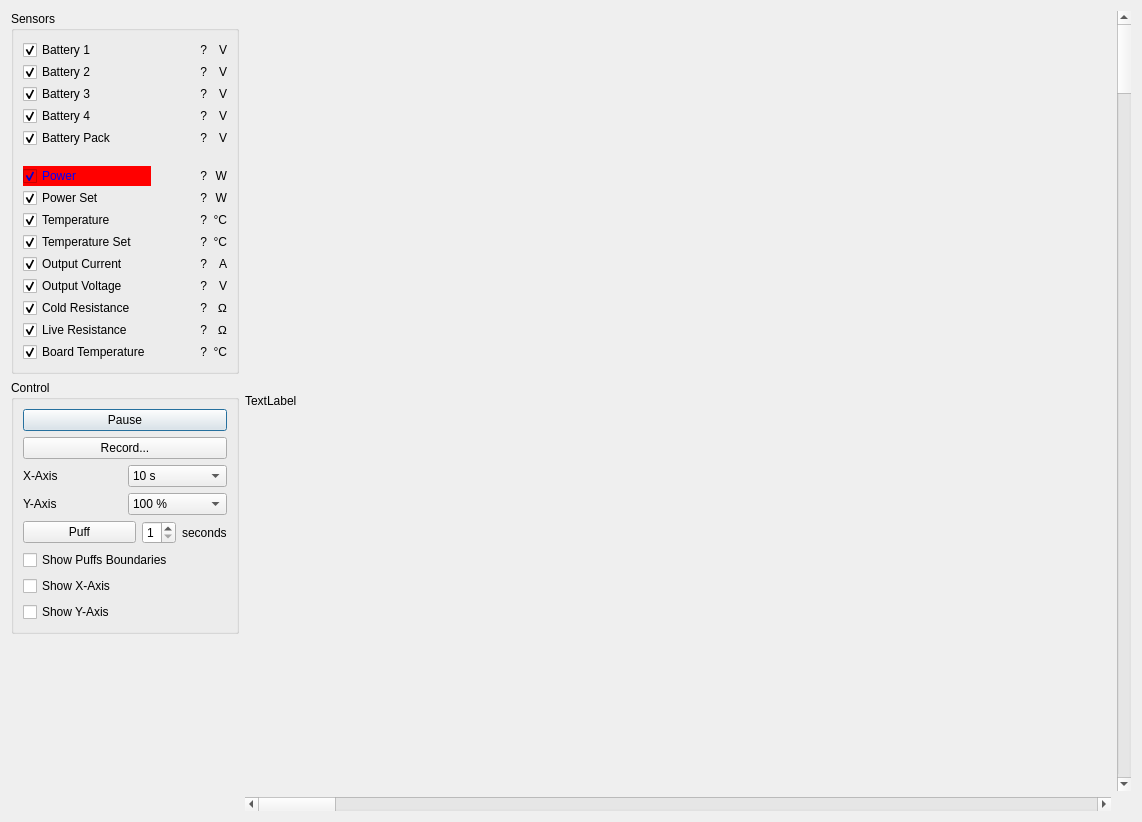
<?xml version="1.0" encoding="UTF-8"?>
<ui version="4.0">
 <class>MonitorDialog</class>
 <widget class="QDialog" name="MonitorDialog">
  <property name="geometry">
   <rect>
    <x>0</x>
    <y>0</y>
    <width>1142</width>
    <height>822</height>
   </rect>
  </property>
  <property name="windowTitle">
   <string>Dialog</string>
  </property>
  <layout class="QHBoxLayout" name="horizontalLayout_2" stretch="0,1">
   <item>
    <layout class="QVBoxLayout" name="verticalLayout_2">
     <item>
      <widget class="QGroupBox" name="groupBox">
       <property name="title">
        <string>Sensors</string>
       </property>
       <layout class="QGridLayout" name="gridLayout" columnminimumwidth="0,50,0">
        <property name="verticalSpacing">
         <number>2</number>
        </property>
        <item row="0" column="0">
         <widget class="QCheckBox" name="batt1Check">
          <property name="text">
           <string>Battery 1</string>
          </property>
          <property name="checked">
           <bool>true</bool>
          </property>
         </widget>
        </item>
        <item row="0" column="1">
         <widget class="QLabel" name="batt1Label">
          <property name="text">
           <string>?</string>
          </property>
          <property name="alignment">
           <set>Qt::AlignRight|Qt::AlignTrailing|Qt::AlignVCenter</set>
          </property>
         </widget>
        </item>
        <item row="0" column="2">
         <widget class="QLabel" name="label_30">
          <property name="text">
           <string>V</string>
          </property>
          <property name="alignment">
           <set>Qt::AlignRight|Qt::AlignTrailing|Qt::AlignVCenter</set>
          </property>
         </widget>
        </item>
        <item row="1" column="0">
         <widget class="QCheckBox" name="batt2Check">
          <property name="text">
           <string>Battery 2</string>
          </property>
          <property name="checked">
           <bool>true</bool>
          </property>
         </widget>
        </item>
        <item row="1" column="1">
         <widget class="QLabel" name="batt2Label">
          <property name="text">
           <string>?</string>
          </property>
          <property name="alignment">
           <set>Qt::AlignRight|Qt::AlignTrailing|Qt::AlignVCenter</set>
          </property>
         </widget>
        </item>
        <item row="1" column="2">
         <widget class="QLabel" name="batt2UnitLabel">
          <property name="text">
           <string>V</string>
          </property>
          <property name="alignment">
           <set>Qt::AlignRight|Qt::AlignTrailing|Qt::AlignVCenter</set>
          </property>
         </widget>
        </item>
        <item row="2" column="0">
         <widget class="QCheckBox" name="batt3Check">
          <property name="text">
           <string>Battery 3</string>
          </property>
          <property name="checked">
           <bool>true</bool>
          </property>
         </widget>
        </item>
        <item row="2" column="1">
         <widget class="QLabel" name="batt3Label">
          <property name="text">
           <string>?</string>
          </property>
          <property name="alignment">
           <set>Qt::AlignRight|Qt::AlignTrailing|Qt::AlignVCenter</set>
          </property>
         </widget>
        </item>
        <item row="2" column="2">
         <widget class="QLabel" name="batt3UnitLabel">
          <property name="text">
           <string>V</string>
          </property>
          <property name="alignment">
           <set>Qt::AlignRight|Qt::AlignTrailing|Qt::AlignVCenter</set>
          </property>
         </widget>
        </item>
        <item row="3" column="0">
         <widget class="QCheckBox" name="batt4Check">
          <property name="text">
           <string>Battery 4</string>
          </property>
          <property name="checked">
           <bool>true</bool>
          </property>
         </widget>
        </item>
        <item row="3" column="1">
         <widget class="QLabel" name="batt4Label">
          <property name="text">
           <string>?</string>
          </property>
          <property name="alignment">
           <set>Qt::AlignRight|Qt::AlignTrailing|Qt::AlignVCenter</set>
          </property>
         </widget>
        </item>
        <item row="3" column="2">
         <widget class="QLabel" name="batt4UnitLabel">
          <property name="text">
           <string>V</string>
          </property>
          <property name="alignment">
           <set>Qt::AlignRight|Qt::AlignTrailing|Qt::AlignVCenter</set>
          </property>
         </widget>
        </item>
        <item row="4" column="0">
         <widget class="QCheckBox" name="battPackCheck">
          <property name="text">
           <string>Battery Pack</string>
          </property>
          <property name="checked">
           <bool>true</bool>
          </property>
         </widget>
        </item>
        <item row="4" column="1">
         <widget class="QLabel" name="battPackLabel">
          <property name="text">
           <string>?</string>
          </property>
          <property name="alignment">
           <set>Qt::AlignRight|Qt::AlignTrailing|Qt::AlignVCenter</set>
          </property>
         </widget>
        </item>
        <item row="4" column="2">
         <widget class="QLabel" name="label_36">
          <property name="text">
           <string>V</string>
          </property>
          <property name="alignment">
           <set>Qt::AlignRight|Qt::AlignTrailing|Qt::AlignVCenter</set>
          </property>
         </widget>
        </item>
        <item row="5" column="0">
         <widget class="QLabel" name="label_6">
          <property name="text">
           <string/>
          </property>
         </widget>
        </item>
        <item row="6" column="0">
         <widget class="QCheckBox" name="powerCheck">
          <property name="styleSheet">
           <string notr="true">QCheckBox { background-color : red; color : blue; }</string>
          </property>
          <property name="text">
           <string>Power</string>
          </property>
          <property name="checked">
           <bool>true</bool>
          </property>
         </widget>
        </item>
        <item row="6" column="1">
         <widget class="QLabel" name="powerLabel">
          <property name="text">
           <string>?</string>
          </property>
          <property name="alignment">
           <set>Qt::AlignRight|Qt::AlignTrailing|Qt::AlignVCenter</set>
          </property>
         </widget>
        </item>
        <item row="6" column="2">
         <widget class="QLabel" name="label_37">
          <property name="text">
           <string>W</string>
          </property>
          <property name="alignment">
           <set>Qt::AlignRight|Qt::AlignTrailing|Qt::AlignVCenter</set>
          </property>
         </widget>
        </item>
        <item row="7" column="0">
         <widget class="QCheckBox" name="powerSetCheck">
          <property name="text">
           <string>Power Set</string>
          </property>
          <property name="checked">
           <bool>true</bool>
          </property>
         </widget>
        </item>
        <item row="7" column="1">
         <widget class="QLabel" name="powerSetLabel">
          <property name="text">
           <string>?</string>
          </property>
          <property name="alignment">
           <set>Qt::AlignRight|Qt::AlignTrailing|Qt::AlignVCenter</set>
          </property>
         </widget>
        </item>
        <item row="7" column="2">
         <widget class="QLabel" name="label_38">
          <property name="text">
           <string>W</string>
          </property>
          <property name="alignment">
           <set>Qt::AlignRight|Qt::AlignTrailing|Qt::AlignVCenter</set>
          </property>
         </widget>
        </item>
        <item row="8" column="0">
         <widget class="QCheckBox" name="tempCheck">
          <property name="text">
           <string>Temperature</string>
          </property>
          <property name="checked">
           <bool>true</bool>
          </property>
         </widget>
        </item>
        <item row="8" column="1">
         <widget class="QLabel" name="tempLabel">
          <property name="text">
           <string>?</string>
          </property>
          <property name="alignment">
           <set>Qt::AlignRight|Qt::AlignTrailing|Qt::AlignVCenter</set>
          </property>
         </widget>
        </item>
        <item row="8" column="2">
         <widget class="QLabel" name="tempUnit1Label">
          <property name="text">
           <string>°C</string>
          </property>
          <property name="alignment">
           <set>Qt::AlignRight|Qt::AlignTrailing|Qt::AlignVCenter</set>
          </property>
         </widget>
        </item>
        <item row="9" column="0">
         <widget class="QCheckBox" name="tempSetCheck">
          <property name="text">
           <string>Temperature Set</string>
          </property>
          <property name="checked">
           <bool>true</bool>
          </property>
         </widget>
        </item>
        <item row="9" column="1">
         <widget class="QLabel" name="tempSetLabel">
          <property name="text">
           <string>?</string>
          </property>
          <property name="alignment">
           <set>Qt::AlignRight|Qt::AlignTrailing|Qt::AlignVCenter</set>
          </property>
         </widget>
        </item>
        <item row="9" column="2">
         <widget class="QLabel" name="tempUnit2Label">
          <property name="text">
           <string>°C</string>
          </property>
          <property name="alignment">
           <set>Qt::AlignRight|Qt::AlignTrailing|Qt::AlignVCenter</set>
          </property>
         </widget>
        </item>
        <item row="10" column="0">
         <widget class="QCheckBox" name="outCurrCheck">
          <property name="text">
           <string>Output Current</string>
          </property>
          <property name="checked">
           <bool>true</bool>
          </property>
         </widget>
        </item>
        <item row="10" column="1">
         <widget class="QLabel" name="outCurrLabel">
          <property name="text">
           <string>?</string>
          </property>
          <property name="alignment">
           <set>Qt::AlignRight|Qt::AlignTrailing|Qt::AlignVCenter</set>
          </property>
         </widget>
        </item>
        <item row="10" column="2">
         <widget class="QLabel" name="label_41">
          <property name="text">
           <string>A</string>
          </property>
          <property name="alignment">
           <set>Qt::AlignRight|Qt::AlignTrailing|Qt::AlignVCenter</set>
          </property>
         </widget>
        </item>
        <item row="11" column="0">
         <widget class="QCheckBox" name="outVoltCheck">
          <property name="text">
           <string>Output Voltage</string>
          </property>
          <property name="checked">
           <bool>true</bool>
          </property>
         </widget>
        </item>
        <item row="11" column="1">
         <widget class="QLabel" name="outVoltLabel">
          <property name="text">
           <string>?</string>
          </property>
          <property name="alignment">
           <set>Qt::AlignRight|Qt::AlignTrailing|Qt::AlignVCenter</set>
          </property>
         </widget>
        </item>
        <item row="11" column="2">
         <widget class="QLabel" name="label_42">
          <property name="text">
           <string>V</string>
          </property>
          <property name="alignment">
           <set>Qt::AlignRight|Qt::AlignTrailing|Qt::AlignVCenter</set>
          </property>
         </widget>
        </item>
        <item row="12" column="0">
         <widget class="QCheckBox" name="coldResCheck">
          <property name="text">
           <string>Cold Resistance</string>
          </property>
          <property name="checked">
           <bool>true</bool>
          </property>
         </widget>
        </item>
        <item row="12" column="1">
         <widget class="QLabel" name="coldResLabel">
          <property name="text">
           <string>?</string>
          </property>
          <property name="alignment">
           <set>Qt::AlignRight|Qt::AlignTrailing|Qt::AlignVCenter</set>
          </property>
         </widget>
        </item>
        <item row="12" column="2">
         <widget class="QLabel" name="label_31">
          <property name="text">
           <string>Ω</string>
          </property>
          <property name="alignment">
           <set>Qt::AlignRight|Qt::AlignTrailing|Qt::AlignVCenter</set>
          </property>
         </widget>
        </item>
        <item row="13" column="0">
         <widget class="QCheckBox" name="liveResCheck">
          <property name="text">
           <string>Live Resistance</string>
          </property>
          <property name="checked">
           <bool>true</bool>
          </property>
         </widget>
        </item>
        <item row="13" column="1">
         <widget class="QLabel" name="liveResLabel">
          <property name="text">
           <string>?</string>
          </property>
          <property name="alignment">
           <set>Qt::AlignRight|Qt::AlignTrailing|Qt::AlignVCenter</set>
          </property>
         </widget>
        </item>
        <item row="13" column="2">
         <widget class="QLabel" name="label_32">
          <property name="text">
           <string>Ω</string>
          </property>
          <property name="alignment">
           <set>Qt::AlignRight|Qt::AlignTrailing|Qt::AlignVCenter</set>
          </property>
         </widget>
        </item>
        <item row="14" column="0">
         <widget class="QCheckBox" name="boardTempCheck">
          <property name="text">
           <string>Board Temperature</string>
          </property>
          <property name="checked">
           <bool>true</bool>
          </property>
         </widget>
        </item>
        <item row="14" column="1">
         <widget class="QLabel" name="boardTempLabel">
          <property name="text">
           <string>?</string>
          </property>
          <property name="alignment">
           <set>Qt::AlignRight|Qt::AlignTrailing|Qt::AlignVCenter</set>
          </property>
         </widget>
        </item>
        <item row="14" column="2">
         <widget class="QLabel" name="tempUnit3Label">
          <property name="text">
           <string>°C</string>
          </property>
          <property name="alignment">
           <set>Qt::AlignRight|Qt::AlignTrailing|Qt::AlignVCenter</set>
          </property>
         </widget>
        </item>
       </layout>
      </widget>
     </item>
     <item>
      <widget class="QGroupBox" name="groupBox_2">
       <property name="title">
        <string>Control</string>
       </property>
       <layout class="QVBoxLayout" name="verticalLayout">
        <item>
         <widget class="QPushButton" name="pauseBtn">
          <property name="text">
           <string>Pause</string>
          </property>
         </widget>
        </item>
        <item>
         <widget class="QPushButton" name="recordBtn">
          <property name="text">
           <string>Record...</string>
          </property>
         </widget>
        </item>
        <item>
         <layout class="QHBoxLayout" name="horizontalLayout">
          <item>
           <widget class="QLabel" name="label">
            <property name="text">
             <string>X-Axis</string>
            </property>
           </widget>
          </item>
          <item>
           <widget class="QComboBox" name="xAxisCombo">
            <property name="currentIndex">
             <number>1</number>
            </property>
            <item>
             <property name="text">
              <string>5 s</string>
             </property>
            </item>
            <item>
             <property name="text">
              <string>10 s</string>
             </property>
            </item>
            <item>
             <property name="text">
              <string>20 s</string>
             </property>
            </item>
            <item>
             <property name="text">
              <string>30 s</string>
             </property>
            </item>
            <item>
             <property name="text">
              <string>45 s</string>
             </property>
            </item>
            <item>
             <property name="text">
              <string>60 s</string>
             </property>
            </item>
           </widget>
          </item>
         </layout>
        </item>
        <item>
         <layout class="QHBoxLayout" name="horizontalLayout_4">
          <item>
           <widget class="QLabel" name="label_2">
            <property name="text">
             <string>Y-Axis</string>
            </property>
           </widget>
          </item>
          <item>
           <widget class="QComboBox" name="yAxisCombo">
            <property name="currentIndex">
             <number>4</number>
            </property>
            <item>
             <property name="text">
              <string>5 %</string>
             </property>
            </item>
            <item>
             <property name="text">
              <string>10 %</string>
             </property>
            </item>
            <item>
             <property name="text">
              <string>25 %</string>
             </property>
            </item>
            <item>
             <property name="text">
              <string>50 %</string>
             </property>
            </item>
            <item>
             <property name="text">
              <string>100 %</string>
             </property>
            </item>
            <item>
             <property name="text">
              <string>200 %</string>
             </property>
            </item>
           </widget>
          </item>
         </layout>
        </item>
        <item>
         <layout class="QHBoxLayout" name="horizontalLayout_3" stretch="1,0,0">
          <item>
           <widget class="QPushButton" name="puffBtn">
            <property name="text">
             <string>Puff</string>
            </property>
           </widget>
          </item>
          <item>
           <widget class="QSpinBox" name="puffSpin">
            <property name="minimum">
             <number>1</number>
            </property>
            <property name="maximum">
             <number>9</number>
            </property>
           </widget>
          </item>
          <item>
           <widget class="QLabel" name="label_3">
            <property name="text">
             <string>seconds</string>
            </property>
           </widget>
          </item>
         </layout>
        </item>
        <item>
         <widget class="QCheckBox" name="showPuffsBoundCheck">
          <property name="text">
           <string>Show Puffs Boundaries</string>
          </property>
         </widget>
        </item>
        <item>
         <widget class="QCheckBox" name="showXAxisCheck">
          <property name="text">
           <string>Show X-Axis</string>
          </property>
         </widget>
        </item>
        <item>
         <widget class="QCheckBox" name="showYAxisCheck">
          <property name="text">
           <string>Show Y-Axis</string>
          </property>
         </widget>
        </item>
       </layout>
      </widget>
     </item>
     <item>
      <spacer name="verticalSpacer">
       <property name="orientation">
        <enum>Qt::Vertical</enum>
       </property>
       <property name="sizeHint" stdset="0">
        <size>
         <width>20</width>
         <height>40</height>
        </size>
       </property>
      </spacer>
     </item>
    </layout>
   </item>
   <item>
    <layout class="QGridLayout" name="curveLayout">
     <item row="1" column="0">
      <widget class="QScrollBar" name="hScrollBar">
       <property name="orientation">
        <enum>Qt::Horizontal</enum>
       </property>
      </widget>
     </item>
     <item row="0" column="1">
      <widget class="QScrollBar" name="vScrollBar">
       <property name="orientation">
        <enum>Qt::Vertical</enum>
       </property>
      </widget>
     </item>
     <item row="0" column="0">
      <widget class="QLabel" name="replace">
       <property name="text">
        <string>TextLabel</string>
       </property>
      </widget>
     </item>
    </layout>
   </item>
  </layout>
 </widget>
 <resources/>
 <connections/>
</ui>
